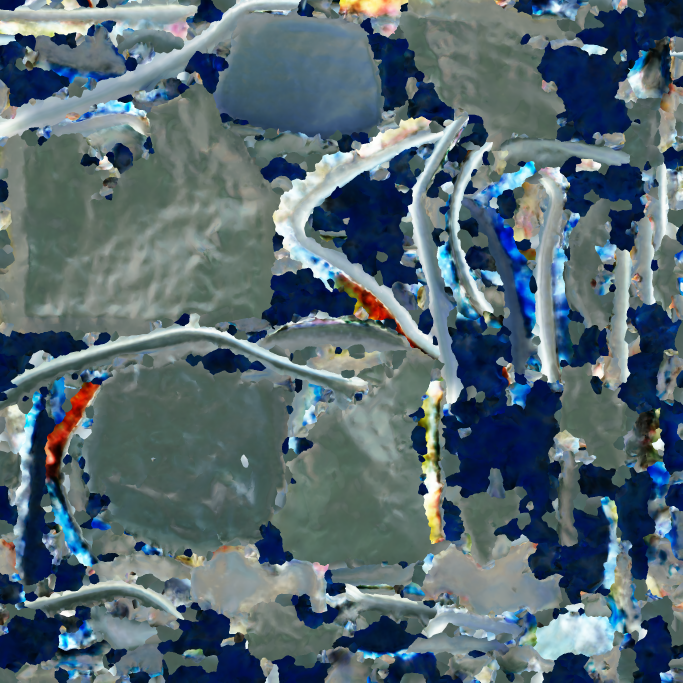
#> input picture imgs/exports/mes00h/material_0.png, 2048 x 2048 px, given in place of 20240331192110.jpg, which was not available (shown at 1/3 size)
$ python FindtheDotTest.py
#> lines starting #> are read from the running program, lines starting #| are printed output that depends on the picture
import argparse
import matplotlib.pyplot as plt
import matplotlib.image as mpimg

# [8 lines of commented-out code are left out]

def show_image():
    plt.clf()  # Clear the current figure

    # Load and display the image
    img = mpimg.imread("20240331192110.jpg")
#> img is the input picture: shape (2048, 2048, 3) float32; mean R, G, B 0.342, 0.418, 0.45
    plt.imshow(img)
    plt.scatter([289], [166+150], color='white')  # Draw a red dot

    plt.show()
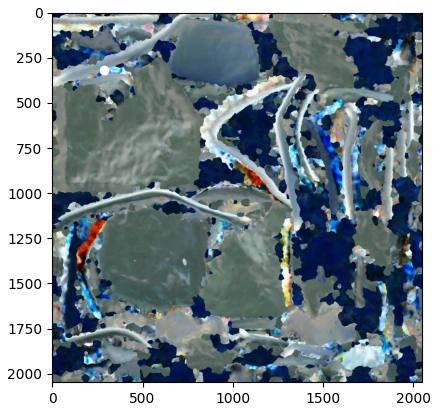
#> figure drawn by matplotlib, 1 panel

# Call the function with arguments
show_image()

$ run again, on imgs/exports/mesh00/material_0.png
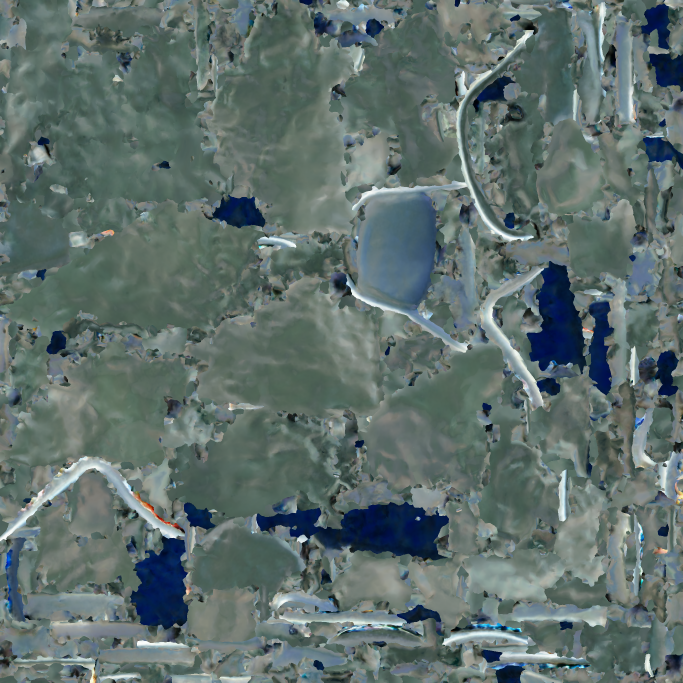
#> input picture imgs/exports/mesh00/material_0.png, 2048 x 2048 px, given in place of 20240331192110.jpg, which was not available (shown at 1/3 size)
#> in show_image, img is the input picture: shape (2048, 2048, 3) float32; mean R, G, B 0.373, 0.436, 0.426
#> in show_image, `plt.show()`:
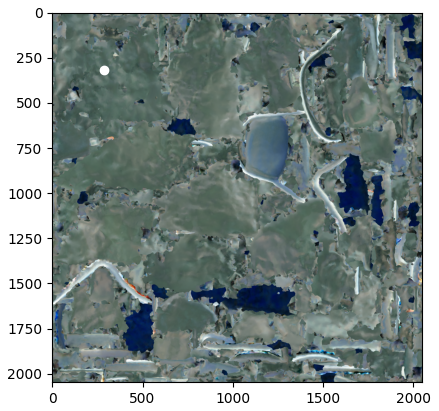
#> figure drawn by matplotlib, 1 panel
